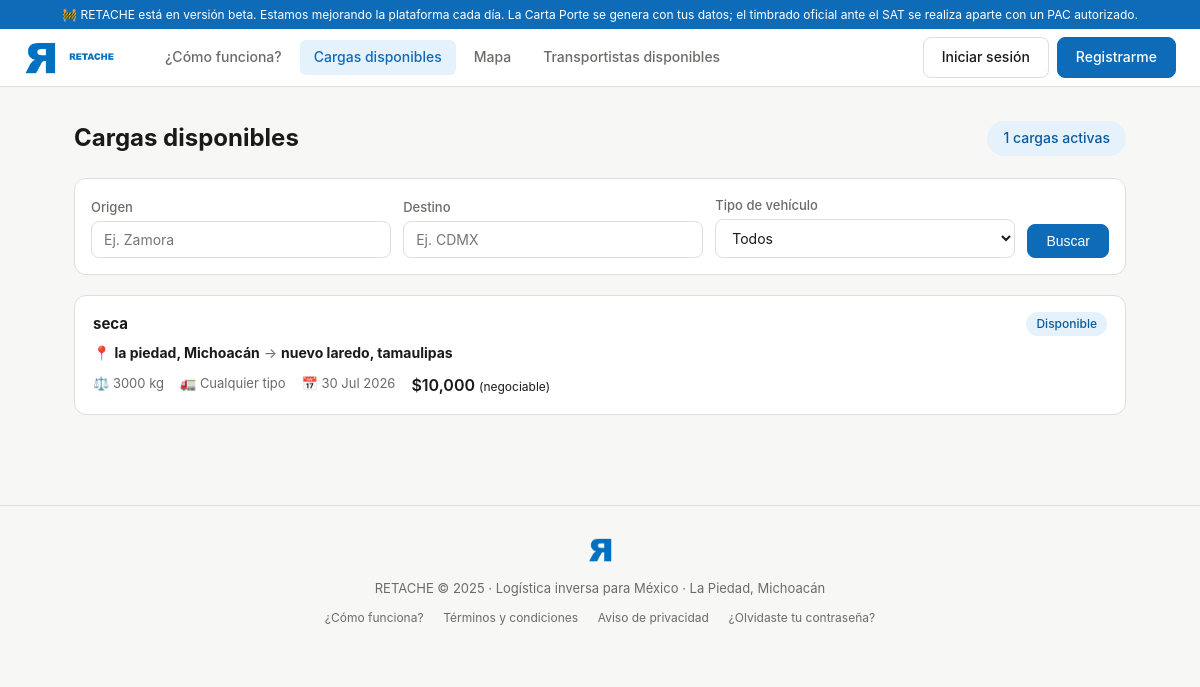
Page /cargas on the committed database.
### models.py (models this page shows)
class Carga(Base):
    __tablename__ = "cargas"
    id = Column(Integer, primary_key=True, index=True)
    empresa_id = Column(Integer, ForeignKey("empresas.id"), nullable=False)
    transportista_id = Column(Integer, ForeignKey("transportistas.id"), nullable=True)
    titulo = Column(String(150), nullable=False)
    descripcion = Column(Text, nullable=True)
    tipo_mercancia = Column(String(100), nullable=False)
    peso_kg = Column(Float, nullable=False)
    volumen_m3 = Column(Float, nullable=True)
    requiere_refrigeracion = Column(Boolean, default=False)
    mercancia_peligrosa = Column(Boolean, default=False)
    origen_ciudad = Column(String(100), nullable=False)
    origen_estado = Column(String(50), nullable=False)
    origen_lat = Column(Float, nullable=True)
    origen_lng = Column(Float, nullable=True)
    destino_ciudad = Column(String(100), nullable=False)
    destino_estado = Column(String(50), nullable=False)
    destino_lat = Column(Float, nullable=True)
    destino_lng = Column(Float, nullable=True)
    fecha_recoleccion = Column(DateTime, nullable=False)
    fecha_entrega_estimada = Column(DateTime, nullable=True)
    tipo_vehiculo_requerido = Column(String(30), nullable=True)
    precio_ofrecido_mxn = Column(Float, nullable=False)
    precio_negociable = Column(Boolean, default=True)
    estado = Column(String(30), default=EstadoCarga.disponible)
    fecha_publicacion = Column(DateTime, server_default=func.now())
    fecha_asignacion = Column(DateTime, nullable=True)
    fecha_completada = Column(DateTime, nullable=True)
    carta_porte_generada = Column(Boolean, default=False)
    carta_porte_uuid = Column(String(100), nullable=True)
    carta_porte_xml = Column(Text, nullable=True)
    empresa = relationship("Empresa", back_populates="cargas_publicadas")
    transportista = relationship("Transportista", back_populates="cargas")
    mensajes = relationship("Mensaje", back_populates="carga")
    resenas = relationship("Resena", back_populates="carga")

### main.py (the view)
@app.get("/cargas", response_class=HTMLResponse)
async def lista_cargas(
    request: Request,
    origen: str = "",
    destino: str = "",
    tipo_vehiculo: str = "",
    db: Session = Depends(get_db),
):
    query = db.query(Carga).filter(Carga.estado == EstadoCarga.disponible)
    if origen:
        query = query.filter(Carga.origen_ciudad.ilike(f"%{origen}%"))
    if destino:
        query = query.filter(Carga.destino_ciudad.ilike(f"%{destino}%"))
    if tipo_vehiculo:
        query = query.filter(Carga.tipo_vehiculo_requerido == tipo_vehiculo)
    cargas = query.order_by(Carga.fecha_publicacion.desc()).all()
    return templates.TemplateResponse("cargas.html", contexto(request, db,
        cargas=cargas,
        filtro_origen=origen,
        filtro_destino=destino,
        filtro_vehiculo=tipo_vehiculo,
    ))

### templates/cargas.html (shortened to what this page needs)
{% extends "base.html" %}
{% block content %}
<div style="display:flex; justify-content:space-between; align-items:center; margin-bottom:20px; flex-wrap:wrap; gap:12px;">
  <h1 style="font-size:24px; font-weight:700;">Cargas disponibles</h1>
  <span class="badge badge-verde" style="font-size:14px; padding:6px 16px;">{{ cargas | length }} cargas activas</span>
</div>
<form method="GET" action="/cargas" style="background:#fff; border:1px solid var(--gris-borde); border-radius:12px; padding:16px; margin-bottom:20px; display:flex; gap:12px; flex-wrap:wrap; align-items:flex-end;">
  <div class="form-group" style="margin:0; flex:1; min-width:140px;">
    <label>Origen</label>
    <input type="text" name="origen" value="{{ filtro_origen }}" placeholder="Ej. Zamora">
  </div>
  <div class="form-group" style="margin:0; flex:1; min-width:140px;">
    <label>Destino</label>
    <input type="text" name="destino" value="{{ filtro_destino }}" placeholder="Ej. CDMX">
  </div>
  <div class="form-group" style="margin:0; flex:1; min-width:160px;">
    <label>Tipo de vehículo</label>
    <select name="tipo_vehiculo">
      <option value="">Todos</option>
    </select>
  </div>
  <button type="submit" class="btn btn-primary">Buscar</button>
</form>
{% for carga in cargas %}
<a href="/cargas/{{ carga.id }}" style="text-decoration:none; display:block;">
  <div class="carga-card">
    <div style="display:flex; justify-content:space-between; margin-bottom:6px;">
      <strong style="color:var(--texto);">{{ carga.tipo_mercancia }}</strong>
      <span class="badge badge-verde">Disponible</span>
    </div>
    <div style="font-size:14px; color:var(--texto-suave); margin-bottom:8px;">📍 <strong style="color:var(--texto);">{{ carga.origen_ciudad }}, {{ carga.origen_estado }}</strong> → <strong style="color:var(--texto);">{{ carga.destino_ciudad }}, {{ carga.destino_estado }}</strong></div>
    <div class="carga-meta">
      <span>⚖️ {{ carga.peso_kg | int }} kg</span>
      <span>🚛 {{ carga.tipo_vehiculo_requerido or 'Cualquier tipo' }}</span>
      <span>📅 {{ carga.fecha_recoleccion.strftime('%d %b %Y') }}</span>
      <span class="carga-precio">${{ "{:,.0f}".format(carga.precio_ofrecido_mxn) }}{% if carga.precio_negociable %} <span style="font-size:12px; font-weight:400;">(negociable)</span>{% endif %}</span>
    </div>
  </div>
</a>
{% endfor %}
{% endblock %}

### templates/base.html (style rules this page uses)
*, *::before, *::after { box-sizing: border-box; margin: 0; padding: 0; }
:root { --verde: #0E6BB8; --verde-claro: #1481D9; --verde-bg: #E5F1FB; --gris-bg: #F7F7F5; --gris-borde: #E0DED6; --texto: #1A1A18; --texto-suave: #6B6B68; --amber: #BA7517; --amber-bg: #FAEEDA; --rojo-bg: #FCEBEB; --rojo: #A32D2D; --azul: #0E6BB8; --azul-bg: #E5F1FB; }
body { font-family: -apple-system, BlinkMacSystemFont, 'Segoe UI', sans-serif; background: var(--gris-bg); color: var(--texto); font-size: 15px; line-height: 1.6; }
a { color: var(--verde); text-decoration: none; }
.btn { display: inline-flex; align-items: center; gap: 6px; padding: 8px 18px; border-radius: 8px; font-size: 14px; font-weight: 500; cursor: pointer; border: 1px solid var(--gris-borde); background: #fff; color: var(--texto); transition: all .15s; text-decoration: none; }
.btn-primary { background: var(--verde); color: #fff; border-color: var(--verde); }
.badge { display: inline-block; padding: 2px 10px; border-radius: 20px; font-size: 12px; font-weight: 500; }
.badge-verde { background: var(--verde-bg); color: #0B5A9C; }
label { display: block; font-size: 13px; color: var(--texto-suave); margin-bottom: 4px; font-weight: 500; }
input[type=text], input[type=email], input[type=password], input[type=number], input[type=tel], input[type=date], select, textarea { width: 100%; padding: 9px 12px; border: 1px solid var(--gris-borde); border-radius: 8px; font-size: 14px; color: var(--texto); background: #fff; outline: none; transition: border .15s; font-family: inherit; }
.form-group { margin-bottom: 14px; }
.carga-card { background: #fff; border: 1px solid var(--gris-borde); border-radius: 12px; padding: 16px 18px; margin-bottom: 10px; transition: border-color .15s, box-shadow .15s; cursor: pointer; }
.carga-meta { display: flex; gap: 16px; font-size: 13px; color: var(--texto-suave); margin-top: 8px; flex-wrap: wrap; }
.carga-precio { font-weight: 600; font-size: 16px; color: var(--texto); }

### rows in the picture
Carga: tipo_mercancia "seca", origen_ciudad "la piedad", origen_estado "Michoacán", destino_ciudad "nuevo laredo", destino_estado "tamaulipas", peso_kg "3000", tipo_vehiculo_requerido "Cualquier tipo", fecha_recoleccion "30 Jul 2026", precio_ofrecido_mxn "10,000", precio_negociable "(negociable)"

### other values in the picture
{{ cargas | length }} "1"
